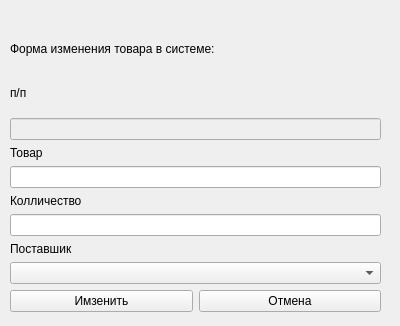
<?xml version="1.0" encoding="UTF-8"?>
<ui version="4.0">
 <class>MainUserAdvancedProductModify</class>
 <widget class="QWidget" name="MainUserAdvancedProductModify">
  <property name="geometry">
   <rect>
    <x>0</x>
    <y>0</y>
    <width>400</width>
    <height>326</height>
   </rect>
  </property>
  <property name="windowTitle">
   <string>Form</string>
  </property>
  <widget class="QWidget" name="layoutWidget">
   <property name="geometry">
    <rect>
     <x>10</x>
     <y>30</y>
     <width>371</width>
     <height>282</height>
    </rect>
   </property>
   <layout class="QVBoxLayout" name="verticalLayout_3">
    <item>
     <widget class="QLabel" name="label_7">
      <property name="text">
       <string>Форма изменения товара в системе:</string>
      </property>
     </widget>
    </item>
    <item>
     <widget class="QLabel" name="label_4">
      <property name="text">
       <string>п/п</string>
      </property>
     </widget>
    </item>
    <item>
     <layout class="QVBoxLayout" name="verticalLayout_2">
      <item>
       <layout class="QVBoxLayout" name="verticalLayout">
        <item>
         <widget class="QLineEdit" name="txtpp">
          <property name="enabled">
           <bool>false</bool>
          </property>
         </widget>
        </item>
        <item>
         <widget class="QLabel" name="label">
          <property name="text">
           <string>Товар</string>
          </property>
         </widget>
        </item>
        <item>
         <widget class="QLineEdit" name="txtProduct"/>
        </item>
        <item>
         <widget class="QLabel" name="label_2">
          <property name="text">
           <string>Колличество</string>
          </property>
         </widget>
        </item>
        <item>
         <widget class="QLineEdit" name="txtCount"/>
        </item>
        <item>
         <widget class="QLabel" name="label_3">
          <property name="text">
           <string>Поставшик</string>
          </property>
         </widget>
        </item>
        <item>
         <widget class="QComboBox" name="cbProvider"/>
        </item>
       </layout>
      </item>
      <item>
       <layout class="QHBoxLayout" name="horizontalLayout">
        <item>
         <widget class="QPushButton" name="btnEdit">
          <property name="text">
           <string>Имзенить</string>
          </property>
         </widget>
        </item>
        <item>
         <widget class="QPushButton" name="btnClose">
          <property name="text">
           <string>Отмена</string>
          </property>
         </widget>
        </item>
       </layout>
      </item>
     </layout>
    </item>
   </layout>
  </widget>
 </widget>
 <resources/>
 <connections/>
</ui>
